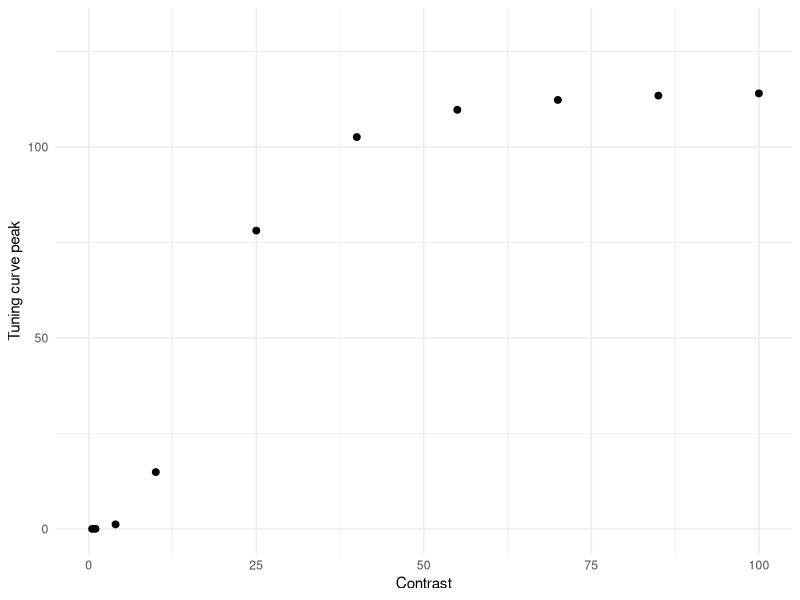
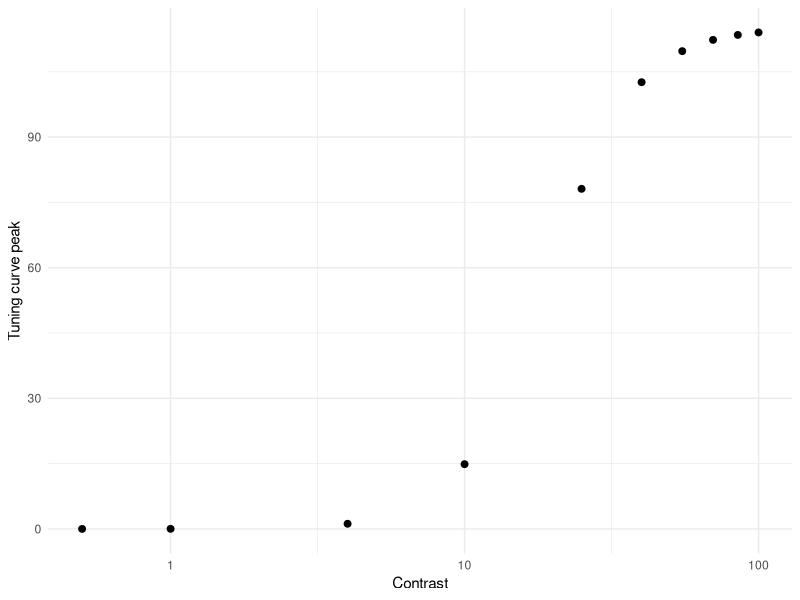

These figures' R source, in order: (Note: this script raises an error after producing the figures.)
# Simulation assuming Naka-Rushton function on Albrecht & Hamilton (1982, Fig. 4)

library(tidyverse)
library(doParallel)
library(foreach)
library(cowplot)


#################### High Attention ####################
Contrast <- c(0.5, 1, 4, seq(10, 100, 15))
Rmax <- 115
C50 <- 19.3
n   <-  2.9
R0 <- Rmax * 0.03 # spontaneous firing based on Geisler & Albrecht (1997)

Max_firing <- Rmax * Contrast^n / (Contrast^n + C50^n)
df_ah <- data.frame(Contrast, Max_firing)

h1 <- ggplot(df_ah, aes(x = Contrast, y = Max_firing)) +
  geom_point(size = 2) +
  coord_cartesian(xlim = c(0, 100), ylim = c(0, 130)) +
  ylab("Tuning curve peak") +
  theme_minimal()
h1            

h2 <- ggplot(df_ah, aes(x = Contrast, y = Max_firing)) +
  geom_point(size = 2) +
  scale_x_log10() +
  ylab("Tuning curve peak") +
  theme_minimal()
h2 

### Simulation ###
cl <- makeCluster(parallel::detectCores() - 1)
registerDoParallel(cl)

n_neurons <- 180                                               # Number of neurons in the population
orientations <- seq(1, 180, by = 1)                            # Possible orientations (0 to 359 degrees)
preferred_orientations <-  seq(1, 180, length.out = n_neurons) # Preferred orientation of each neuron
max_firing_seq <- df_ah$Max_firing                             # Maximum firing rate of each neuron
contrast <-       df_ah$Contrast
tuning_width    <- 20                                          # Tuning width (standard deviation) of each neuron's response curve
n_trials <- 10000

all_results <- list()

for (max_firing_rate in max_firing_seq) {
  
  cat("Running max firing rate =", max_firing_rate, "\n")
  
  tuning_curves <- matrix(0, nrow = n_neurons, ncol = length(orientations))
  
  for (i in 1:n_neurons) {
    tuning_curves[i, ] <- max_firing_rate * exp(
      -0.5 * (
        pmin(abs(orientations - preferred_orientations[i]),
             180 - abs(orientations - preferred_orientations[i]))^2
      ) / tuning_width^2
    )
  }
  
  # ---- 90 ----
  responses_90 <- foreach(
    i = 1:n_trials,
    .combine = rbind,
    .packages = "stats"
  ) %dopar% {
    
    input_90 <- rnorm(n_trials, 90, 0)
    idx <- round(input_90[i]) + 1
    idx <- pmin(pmax(idx, 1), 180)
    
    mu <- tuning_curves[, idx]
    mu[mu == 0] <- 1e-8
    
    resp <- rnbinom(n_neurons, size = 1000000, mu = mu) + rnbinom(n_neurons, size = 1000000, mu = R0)
    
    cbind(resp,
          neuron = seq_len(n_neurons),
          stim = 90,
          trial = i,
          maxFR = max_firing_rate)
  }
  
  # ---- 91 ----
  responses_91 <- foreach(
    i = 1:n_trials,
    .combine = rbind,
    .packages = "stats"
  ) %dopar% {
    
    input_91 <- rnorm(n_trials, 91, 0)
    idx <- round(input_91[i]) + 1
    idx <- pmin(pmax(idx, 1), 180)
    
    mu <- tuning_curves[, idx]
    mu[mu == 0] <- 1e-8
    
    resp <- rnbinom(n_neurons, size = 1000000, mu = mu) + rnbinom(n_neurons, size = 1000000, mu = R0)
    
    cbind(resp,
          neuron = seq_len(n_neurons),
          stim = 91,
          trial = i,
          maxFR = max_firing_rate)
  }
  
  df_tmp <- as.data.frame(rbind(responses_90, responses_91))
  colnames(df_tmp) <- c("Spikes", "Neuron", "Stimulus", "Trial", "Contrast")
  
  all_results[[as.character(max_firing_rate)]] <- df_tmp
}

df <- do.call(rbind, all_results)
df$Contrast <- contrast[match(df$Contrast, max_firing_seq)]
write.csv(df, 
        file = "high_attention.csv", 
        row.names = FALSE)


### Sanity check for fano factor ### 
df %>%
  group_by(Contrast, Stimulus, Neuron) %>%
  summarise(
    mean_spikes = mean(Spikes),
    var_spikes  = var(Spikes),
    fano = var_spikes / mean_spikes,
    .groups = "drop"
  ) %>%
  filter(mean_spikes > 0) %>%
  group_by(Contrast, Stimulus) %>%
  summarise(
    mean_mean_spikes = mean(mean_spikes, na.rm = TRUE),
    mean_var_spikes = mean(var_spikes),
    mean_fano = mean(fano, na.rm = TRUE), # average across neurons
    sd_fano   = sd(fano, na.rm = TRUE),   # sd across neurons
    .groups = "drop")


### Contrast discrimination ###
df %>%
  group_by(Stimulus, Contrast, Trial) %>%
  summarise(Sum_spikes = sum(Spikes), .groups = "drop") -> df_sum

h3 <- ggplot(df_sum, aes(x = Sum_spikes, color = factor(Contrast))) +
  geom_density(alpha = 0.2, linewidth = 1) +
  theme_classic() +
  labs(
    x = "Sum of spikes",
    y = "Density",
    color = "Contrast",
    fill =  "Contrast"
  ) + 
  theme(
    legend.position = c(0.98, 1.05),
    legend.justification = c(1, 1),
    legend.key.size = unit(0.25, "cm"),
    legend.text = element_text(size = 6),
    legend.title = element_text(size = 8)
  ) +
  coord_cartesian(xlim = c(0, 10000), ylim = c(0, 0.03)) +
  ggtitle("High attention (Fano factor = 1.0)") +
  theme(plot.title = element_text(size = 12, face = "bold", hjust = 0.5))
h3

df_sum %>%
  group_by(Contrast) %>%
  summarise(Mean_sum_spikes = mean(Sum_spikes),
            SD_sum_spikes = sd(Sum_spikes), .groups = "drop") -> df_summary
colnames(df_summary) <- c("Contrast", "mu", "sigma")

dC <-  diff(df_summary$Contrast)
dmu <- diff(df_summary$mu)

# μ'
mu_prime <- c(
  dmu[1] / dC[1],                                 　　　　　# 前方差分（最初）
  (dmu[-1]/dC[-1] + dmu[-length(dmu)]/dC[-length(dC)]) / 2, # 中央差分
  dmu[length(dmu)] / dC[length(dC)]                         # 後方差分（最後）
)
df_summary$mu_prime <- mu_prime

# μ'(C)ΔC ≈ σ
# μ'(C): コントラストの微小変化に対するμの変化
# ΔC:    コントラストの変化量
# μの変化がσと同じ大きさになったとき丁度弁別できる(d'=1に相当するJND)
df_summary$DeltaC_pred <- df_summary$sigma / df_summary$mu_prime # JND
df_summary <- mutate(df_summary, Weber_ratio_pred = DeltaC_pred / Contrast) # ΔC / C (Weber ratio)
df_summary

df_plot <- df_summary %>%
  slice(2:(n() - 1))

h4 <- ggplot(df_plot, aes(x = Contrast, y = DeltaC_pred)) +
  geom_line() +
  geom_point() +
  theme_classic() +
  scale_x_log10() +
  scale_y_log10(limits = c(0.2, 35)) +
  ylab("ΔC (JND of d' = 1)") +
  xlab("Contrast")

h5 <- ggplot(df_plot, aes(x = Contrast, y = Weber_ratio_pred)) +
  geom_line() +
  geom_point() +
  theme_classic() +
  coord_cartesian(ylim = c(0, 3)) +
  ylab("ΔC/C (Weber fraction)") +
  xlab("Contrast")

h6 <- df_summary %>%
  ggplot(aes(x = Contrast, y = mu)) +
  geom_point(size = 2) +
  # scale_x_log10() +
  # scale_y_log10() +
  coord_cartesian(ylim = c(0, 10000)) +
  theme_minimal() +
  ylab("Mean total spikes")

### Orientation discrimination (LFI) ###
df_wide <- df %>%
  pivot_wider(
    id_cols = c(Trial, Contrast, Stimulus),
    names_from = Neuron,
    values_from = Spikes)

df_wide$Stimulus_bin <- ifelse(df_wide$Stimulus == 90, 1, 0)

compute_lfi <- function(data, lambda = 1e-6) {
  
  neurons <- grep("^[0-9]+$", colnames(data), value = TRUE)  
  
  data0 <- data[data$Stimulus_bin == 0, neurons]
  data1 <- data[data$Stimulus_bin == 1, neurons]
  
  mu0 <- colMeans(data0)
  mu1 <- colMeans(data1)
  
  df <- mu1 - mu0
  
  Sigma0 <- cov(data0)
  Sigma1 <- cov(data1)
  Sigma  <- (Sigma0 + Sigma1) / 2
  
  p <- length(neurons)              # 逆行列を安定化させる処理 (ニューロン間の相関を少し弱める)
  Sigma <- Sigma + lambda * diag(p) # Ridge正則化, Tikhonov regularization (小さい固有値を持ち上げる)
  
  I <- as.numeric(t(df) %*% solve(Sigma) %*% df) # LFI
  I_per_neuron <- I / p
  
  return(I_per_neuron)
}

maxFR_values <- sort(unique(df_wide$Contrast))

lfi_results <- data.frame(
  Contrast = numeric(),
  LFI_per_neuron = numeric()
)

for (maxFR in maxFR_values) {
  df_sub <- df_wide[df_wide$Contrast == maxFR, ]
  lfi_value <- compute_lfi(df_sub)
  lfi_results <- rbind(lfi_results,
                       data.frame(Contrast = maxFR,
                                  LFI_per_neuron = lfi_value))
}

lfi_results$Contrast <- contrast
print(lfi_results)

lfi_results %>%
  ggplot(aes(x = Contrast, y = LFI_per_neuron)) +
  geom_point(size = 2) +
  coord_cartesian(xlim = c(0, 100), ylim = c(0, 0.07)) +
  ylab("LFI per neuron") +
  theme_minimal() -> h7
h7


### Orientation discrimination (decoding with logistic regression) ###
run_logistic_cv_parallel <- function(data, k = 5, ncores = detectCores() - 1) {
  
  predictors <- grep("^[0-9]+$", colnames(data), value = TRUE)  
  n <- nrow(data)
  
  set.seed(123)
  folds <- sample(rep(1:k, length.out = n))
  
  cl <- makeCluster(ncores)
  registerDoParallel(cl)
  
  acc <- foreach(i = 1:k, .combine = c) %dopar% {
    
    train <- data[folds != i, ]
    test  <- data[folds == i, ]
    
    model <- glm(
      Stimulus_bin ~ .,
      data = train[, c("Stimulus_bin", predictors)],
      family = binomial
    )
    
    prob <- predict(model, newdata = test, type = "response")
    pred <- ifelse(prob > 0.5, 1, 0)
    
    mean(pred == test$Stimulus_bin)
  }
  
  stopCluster(cl)
  
  mean(acc)
}

decoding_results <- data.frame(
  Contrast = numeric(),
  Decoding_accuracy = numeric()
)

for (maxFR in maxFR_values) {
  df_sub <- df_wide[df_wide$Contrast == maxFR, ]
  accuracy <- run_logistic_cv_parallel(df_sub, k = 5, ncores = detectCores() - 1)
  decoding_results <- rbind(decoding_results,
                            data.frame(Contrast = maxFR,
                                       Decoding_accuracy = accuracy))
}

decoding_results <- mutate(decoding_results, D_prime = qnorm(Decoding_accuracy) - qnorm(1 - Decoding_accuracy),
                           Contrast = contrast)
decoding_results

decoding_results %>%
  ggplot(aes(x = Contrast, y = D_prime)) +
  geom_point(size = 2) +
  coord_cartesian(xlim = c(0, 100)) +
  ylab("d' for orientation") +
  coord_cartesian(xlim = c(0, 3.5)) +
  theme_minimal() -> h8
h8

decoding_results %>%
  ggplot(aes(x = Contrast, y = D_prime)) +
  geom_point(size = 2) +
  scale_x_log10() +
  ylab("d' for orientation") +
  coord_cartesian(ylim = c(0, 3.5)) +
  theme_minimal() -> h9
h9


### Subjective inflation ###
df_sum %>%
  dplyr::filter(Contrast == 1 | Contrast == 4) %>%
  summarise(Criterion = mean(Sum_spikes)) %>%
  as.numeric() -> criterion

h10 <- ggplot(subset(df_sum, df_sum$Contrast == 1 | df_sum$Contrast == 4), 
            aes(x = Sum_spikes, color = factor(Contrast))) +
  geom_vline(xintercept = criterion, linetype = "dashed") +
  geom_density(alpha = 0.2, linewidth = 1) +
  theme_classic() +
  labs(
    x = "Sum of spikes",
    y = "Density",
    color = "Contrast",
    fill =  "Contrast"
  ) + 
  theme(
    legend.position = c(0.98, 1.05),
    legend.justification = c(1, 1),
    legend.key.size = unit(0.25, "cm"),
    legend.text = element_text(size = 6),
    legend.title = element_text(size = 8)
  ) +
  coord_cartesian(xlim = c(500, 800), ylim = c(0, 0.02))
h10
  
h11 <- df_sum %>%
  dplyr::filter(Contrast == 1 | Contrast == 4) %>%
  mutate(Yes = Sum_spikes > criterion) %>%
  group_by(Contrast) %>%
  summarise(P_yes = mean(Yes)) %>%
  ggplot(aes(x = Contrast, y = P_yes, color = factor(Contrast))) +
  geom_point(size = 3) +
  ylim(0, 1) +
  theme_classic() +
  labs(
    x = "Contrast",
    y = "P(Yes)",
    color = "Contrast"
  ) + 
  theme(legend.position = "None")
h11



#################### Low Attention ####################
Contrast <- c(0.5, 1, 4, seq(10, 100, 15))
Rmax <- 115
C50 <- 19.3
n   <-  2.9
R0 <- Rmax * 0.03

Max_firing <- Rmax * Contrast^n / (Contrast^n + C50^n)
df_ah <- data.frame(Contrast, Max_firing)

l1 <- ggplot(df_ah, aes(x = Contrast, y = Max_firing)) +
  geom_point(size = 2) +
  coord_cartesian(xlim = c(0, 100), ylim = c(0, 130)) +
  ylab("Tuning curve peak") +
  theme_minimal()
l1            

l2 <- ggplot(df_ah, aes(x = Contrast, y = Max_firing)) +
  geom_point(size = 2) +
  scale_x_log10() +
  ylab("Tuning curve peak") +
  theme_minimal()
l2 


### Simulation ###
cl <- makeCluster(parallel::detectCores() - 1)
registerDoParallel(cl)

n_neurons <- 180                                               # Number of neurons in the population
orientations <- seq(1, 180, by = 1)                            # Possible orientations (0 to 359 degrees)
preferred_orientations <-  seq(1, 180, length.out = n_neurons) # Preferred orientation of each neuron
max_firing_seq <- df_ah$Max_firing                             # Maximum firing rate of each neuron
contrast <-       df_ah$Contrast
tuning_width    <- 20                                          # Tuning width (standard deviation) of each neuron's response curve
n_trials <- 10000

all_results <- list()

for (max_firing_rate in max_firing_seq) {
  
  cat("Running max firing rate =", max_firing_rate, "\n")
  
  tuning_curves <- matrix(0, nrow = n_neurons, ncol = length(orientations))
  
  for (i in 1:n_neurons) {
    tuning_curves[i, ] <- max_firing_rate * exp(
      -0.5 * (
        pmin(abs(orientations - preferred_orientations[i]),
             180 - abs(orientations - preferred_orientations[i]))^2
      ) / tuning_width^2
    )
  }
  
  # ---- 90 ----
  responses_90 <- foreach(
    i = 1:n_trials,
    .combine = rbind,
    .packages = "stats"
  ) %dopar% {
    
    input_90 <- rnorm(n_trials, 90, 0)
    idx <- round(input_90[i]) + 1
    idx <- pmin(pmax(idx, 1), 180)
    
    mu <- tuning_curves[, idx]
    mu[mu == 0] <- 1e-8
   
    resp <- rnbinom(n_neurons, size = 5 * mu, mu = mu) + rnbinom(n_neurons, size = 5 * R0, mu = R0) # Fano factor = 1.2 (var = μ + μ^2/size)1000000
    
    cbind(resp,
          neuron = seq_len(n_neurons),
          stim = 90,
          trial = i,
          maxFR = max_firing_rate)
  }
  
  # ---- 91 ----
  responses_91 <- foreach(
    i = 1:n_trials,
    .combine = rbind,
    .packages = "stats"
  ) %dopar% {
    
    input_91 <- rnorm(n_trials, 91, 0)
    idx <- round(input_91[i]) + 1
    idx <- pmin(pmax(idx, 1), 180)
    
    mu <- tuning_curves[, idx]
    mu[mu == 0] <- 1e-8
    
    resp <- rnbinom(n_neurons, size = 5 * mu, mu = mu) + rnbinom(n_neurons, size = 5 * R0, mu = R0)
    
    cbind(resp,
          neuron = seq_len(n_neurons),
          stim = 91,
          trial = i,
          maxFR = max_firing_rate)
  }
  
  df_tmp <- as.data.frame(rbind(responses_90, responses_91))
  colnames(df_tmp) <- c("Spikes", "Neuron", "Stimulus", "Trial", "Contrast")
  
  all_results[[as.character(max_firing_rate)]] <- df_tmp
}

df <- do.call(rbind, all_results)
df$Contrast <- contrast[match(df$Contrast, max_firing_seq)]
# write.csv(df, 
#           file = "low_attention.csv", 
#           row.names = FALSE)


### Sanity check for fano factor ### 
df %>%
  group_by(Contrast, Stimulus, Neuron) %>%
  summarise(
    mean_spikes = mean(Spikes),
    var_spikes  = var(Spikes),
    fano = var_spikes / mean_spikes,
    .groups = "drop"
  ) %>%
  filter(mean_spikes > 0) %>%
  group_by(Contrast, Stimulus) %>%
  summarise(
    mean_mean_spikes = mean(mean_spikes, na.rm = TRUE),
    mean_var_spikes = mean(var_spikes),
    mean_fano = mean(fano, na.rm = TRUE), # average across neurons
    sd_fano   = sd(fano, na.rm = TRUE),   # sd across neurons
    .groups = "drop")


### Contrast discrimination ###
df %>%
  group_by(Stimulus, Contrast, Trial) %>%
  summarise(Sum_spikes = sum(Spikes), .groups = "drop") -> df_sum

l3 <- ggplot(df_sum, aes(x = Sum_spikes, color = factor(Contrast))) +
  geom_density(alpha = 0.2, linewidth = 1) +
  theme_classic() +
  labs(
    x = "Sum of spikes",
    y = "Density",
    color = "Contrast",
    fill =  "Contrast"
  ) + 
  theme(
    legend.position = c(0.98, 1.05),
    legend.justification = c(1, 1),
    legend.key.size = unit(0.25, "cm"),
    legend.text = element_text(size = 6),
    legend.title = element_text(size = 8)
  ) +
  coord_cartesian(xlim = c(0, 10000), ylim = c(0, 0.03)) +
  ggtitle("Low attention (Fano factor = 1.2)") +
  theme(plot.title = element_text(size = 12, face = "bold", hjust = 0.5))
l3

df_sum %>%
  group_by(Contrast) %>%
  summarise(Mean_sum_spikes = mean(Sum_spikes),
            SD_sum_spikes = sd(Sum_spikes), .groups = "drop") -> df_summary
colnames(df_summary) <- c("Contrast", "mu", "sigma")

dC <-  diff(df_summary$Contrast)
dmu <- diff(df_summary$mu)

# μ'
mu_prime <- c(
  dmu[1] / dC[1],                                 　　　　　# 前方差分（最初）
  (dmu[-1]/dC[-1] + dmu[-length(dmu)]/dC[-length(dC)]) / 2, # 中央差分
  dmu[length(dmu)] / dC[length(dC)]                         # 後方差分（最後）
)
df_summary$mu_prime <- mu_prime

# μ'(C)ΔC ≈ σ
# μ'(C): コントラストの微小変化に対するμの変化
# ΔC:    コントラストの変化量
# μの変化がσと同じ大きさになったとき丁度弁別できる(d'=1に相当するJND)
df_summary$DeltaC_pred <- df_summary$sigma / df_summary$mu_prime # JND
df_summary <- mutate(df_summary, Weber_ratio_pred = DeltaC_pred / Contrast) # ΔC / C (Weber ratio)
df_summary

df_plot <- df_summary %>%
  slice(2:(n() - 1))

l4 <- ggplot(df_plot, aes(x = Contrast, y = DeltaC_pred)) +
  geom_line() +
  geom_point() +
  theme_classic() +
  scale_x_log10() +
  scale_y_log10(limits = c(0.2, 35)) +
  ylab("ΔC (JND of d' = 1)") +
  xlab("Contrast")

l5 <- ggplot(df_plot, aes(x = Contrast, y = Weber_ratio_pred)) +
  geom_line() +
  geom_point() +
  theme_classic() +
  coord_cartesian(ylim = c(0, 3)) +
  ylab("ΔC/C (Weber fraction)") +
  xlab("Contrast")

l6 <- df_summary %>%
  ggplot(aes(x = Contrast, y = mu)) +
  geom_point(size = 2) +
  # scale_x_log10() +
  # scale_y_log10() +
  coord_cartesian(ylim = c(0, 10000)) +
  theme_minimal() +
  ylab("Mean total spikes")


### Orientation discrimination (LFI) ###
df_wide <- df %>%
  pivot_wider(
    id_cols = c(Trial, Contrast, Stimulus),
    names_from = Neuron,
    values_from = Spikes)

df_wide$Stimulus_bin <- ifelse(df_wide$Stimulus == 90, 1, 0)

compute_lfi <- function(data, lambda = 1e-6) {
  
  neurons <- grep("^[0-9]+$", colnames(data), value = TRUE)  
  
  data0 <- data[data$Stimulus_bin == 0, neurons]
  data1 <- data[data$Stimulus_bin == 1, neurons]
  
  mu0 <- colMeans(data0)
  mu1 <- colMeans(data1)
  
  df <- mu1 - mu0
  
  Sigma0 <- cov(data0)
  Sigma1 <- cov(data1)
  Sigma  <- (Sigma0 + Sigma1) / 2
  
  p <- length(neurons)              # 逆行列を安定化させる処理 (ニューロン間の相関を少し弱める)
  Sigma <- Sigma + lambda * diag(p) # Ridge正則化, Tikhonov regularization (小さい固有値を持ち上げる)
  
  I <- as.numeric(t(df) %*% solve(Sigma) %*% df) # LFI
  I_per_neuron <- I / p
  
  return(I_per_neuron)
}

maxFR_values <- sort(unique(df_wide$Contrast))

lfi_results <- data.frame(
  Contrast = numeric(),
  LFI_per_neuron = numeric()
)

for (maxFR in maxFR_values) {
  df_sub <- df_wide[df_wide$Contrast == maxFR, ]
  lfi_value <- compute_lfi(df_sub)
  lfi_results <- rbind(lfi_results,
                       data.frame(Contrast = maxFR,
                                  LFI_per_neuron = lfi_value))
}

lfi_results$Contrast <- contrast
print(lfi_results)

lfi_results %>%
  ggplot(aes(x = Contrast, y = LFI_per_neuron)) +
  geom_point(size = 2) +
  coord_cartesian(xlim = c(0, 100), ylim = c(0, 0.07)) +
  ylab("LFI per neuron") +
  theme_minimal() -> l7
l7


### Orientation discrimination (decoding with logistic regression) ###
run_logistic_cv_parallel <- function(data, k = 5, ncores = detectCores() - 1) {
  
  predictors <- grep("^[0-9]+$", colnames(data), value = TRUE)  
  n <- nrow(data)
  
  set.seed(123)
  folds <- sample(rep(1:k, length.out = n))
  
  cl <- makeCluster(ncores)
  registerDoParallel(cl)
  
  acc <- foreach(i = 1:k, .combine = c) %dopar% {
    
    train <- data[folds != i, ]
    test  <- data[folds == i, ]
    
    model <- glm(
      Stimulus_bin ~ .,
      data = train[, c("Stimulus_bin", predictors)],
      family = binomial
    )
    
    prob <- predict(model, newdata = test, type = "response")
    pred <- ifelse(prob > 0.5, 1, 0)
    
    mean(pred == test$Stimulus_bin)
  }
  
  stopCluster(cl)
  
  mean(acc)
}

decoding_results <- data.frame(
  Contrast = numeric(),
  Decoding_accuracy = numeric()
)

for (maxFR in maxFR_values) {
  df_sub <- df_wide[df_wide$Contrast == maxFR, ]
  accuracy <- run_logistic_cv_parallel(df_sub, k = 5, ncores = detectCores() - 1)
  decoding_results <- rbind(decoding_results,
                            data.frame(Contrast = maxFR,
                                       Decoding_accuracy = accuracy))
}

decoding_results <- mutate(decoding_results, D_prime = qnorm(Decoding_accuracy) - qnorm(1 - Decoding_accuracy),
                           Contrast = contrast)
decoding_results

decoding_results %>%
  ggplot(aes(x = Contrast, y = D_prime)) +
  geom_point(size = 2) +
  coord_cartesian(xlim = c(0, 100)) +
  ylab("d' for orientation") +
  coord_cartesian(xlim = c(0, 3.5)) +
  theme_minimal() -> l8
l8

decoding_results %>%
  ggplot(aes(x = Contrast, y = D_prime)) +
  geom_point(size = 2) +
  scale_x_log10() +
  ylab("d' for orientation") +
  coord_cartesian(ylim = c(0, 3.5)) +
  theme_minimal() -> l9
l9

### Subjective inflation ###
l10 <- ggplot(subset(df_sum, df_sum$Contrast == 1 | df_sum$Contrast == 4), 
              aes(x = Sum_spikes, color = factor(Contrast))) +
  geom_vline(xintercept = criterion, linetype = "dashed") +
  geom_density(alpha = 0.2, linewidth = 1) +
  theme_classic() +
  labs(
    x = "Sum of spikes",
    y = "Density",
    color = "Contrast",
    fill =  "Contrast"
  ) + 
  theme(
    legend.position = c(0.98, 1.05),
    legend.justification = c(1, 1),
    legend.key.size = unit(0.25, "cm"),
    legend.text = element_text(size = 6),
    legend.title = element_text(size = 8)
  ) +
  coord_cartesian(xlim = c(500, 800), ylim = c(0, 0.02))
l10

l11 <- df_sum %>%
  dplyr::filter(Contrast == 1 | Contrast == 4) %>%
  mutate(Yes = Sum_spikes > criterion) %>%
  group_by(Contrast) %>%
  summarise(P_yes = mean(Yes)) %>%
  ggplot(aes(x = Contrast, y = P_yes, color = factor(Contrast))) +
  geom_point(size = 3) +
  ylim(0, 1) +
  theme_classic() +
  labs(
    x = "Contrast",
    y = "P(Yes)",
    color = "Contrast"
  ) + 
  theme(legend.position = "None")
l11

### Figures ###
p1 <- plot_grid(h3, ncol = 1)
p2 <- plot_grid(h1, h6, ncol = 2)
p3 <- plot_grid(h4, h5, ncol = 2)
p4 <- plot_grid(h7, h9, ncol = 2)
p5 <- plot_grid(h10, h11, ncol = 2)
high_alpha <- plot_grid(p1, p2, p3, p4, p5, ncol = 1, rel_heights = c(1, 1))

p1 <- plot_grid(l3, ncol = 1)
p2 <- plot_grid(l1, l6, ncol = 2)
p3 <- plot_grid(l4, l5, ncol = 2)
p4 <- plot_grid(l7, l9, ncol = 2)
p5 <- plot_grid(l10, l11, ncol = 2)
low_alpha <- plot_grid(p1, p2, p3, p4, p5, ncol = 1, rel_heights = c(1, 1))
subjective_inflation <- plot_grid(low_alpha, high_alpha, ncol = 2)
ggsave("subjective_inflation.png", subjective_inflation, width = 12, height = 11.25, dpi = 300)
